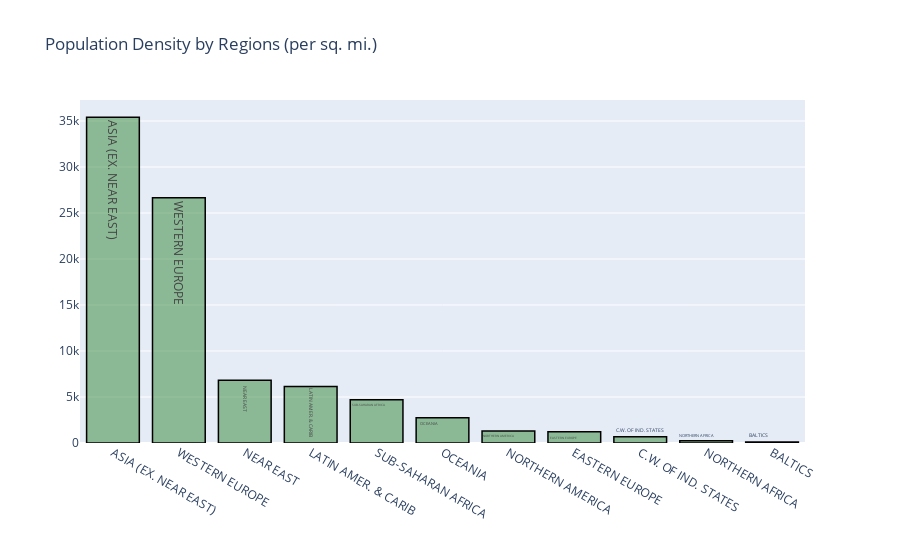

This figure's notebook cell:
### Markdown cell above
## Population Density by Regions

### Code cell
pop_den = pop_reg.sort_values(by = ['PopulationDensity'], ascending = False)
pop_density_bar = go.Bar(x = pop_den.Regions,
                      y = pop_den.PopulationDensity,
                     name = "Population Density",
                     marker = dict(color = 'rgba(50, 134, 55, 0.5)',
                     line = dict(color = 'rgb(0,0,0)', width = 1.5)),
                     text = pop_den.Regions,
                     )
layout = go.Layout(title = 'Population Density by Regions (per sq. mi.)',)
fig = go.Figure(data = pop_density_bar, layout = layout)
iplot(fig)

### Figure 1 — Plotly figure (JSON) as saved in the notebook; plotly's stock layout.template omitted (floating-point values rounded to 4 significant figures)
{"data": [{"marker": {"color": "rgba(50, 134, 55, 0.5)", "line": {"color": "rgb(0,0,0)", "width": 1.5}}, "name": "Population Density", "text": ["ASIA (EX. NEAR EAST)         ", "WESTERN EUROPE                     ", "NEAR EAST                          ", "LATIN AMER. & CARIB    ", "SUB-SAHARAN AFRICA                 ", "OCEANIA                            ", "NORTHERN AMERICA                   ", "EASTERN EUROPE                     ", "C.W. OF IND. STATES ", "NORTHERN AFRICA                    ", "BALTICS                            "], "type": "bar", "x": ["ASIA (EX. NEAR EAST)         ", "WESTERN EUROPE                     ", "NEAR EAST                          ", "LATIN AMER. & CARIB    ", "SUB-SAHARAN AFRICA                 ", "OCEANIA                            ", "NORTHERN AMERICA                   ", "EASTERN EUROPE                     ", "C.W. OF IND. STATES ", "NORTHERN AFRICA                    ", "BALTICS                            "], "y": [35420.0, 26660.0, 6833.0, 6129.0, 4705.0, 2755.0, 1304.0, 1211.0, 680.5, 233.6, 119.5]}], "layout": {"title": {"text": "Population Density by Regions (per sq. mi.)"}}}
